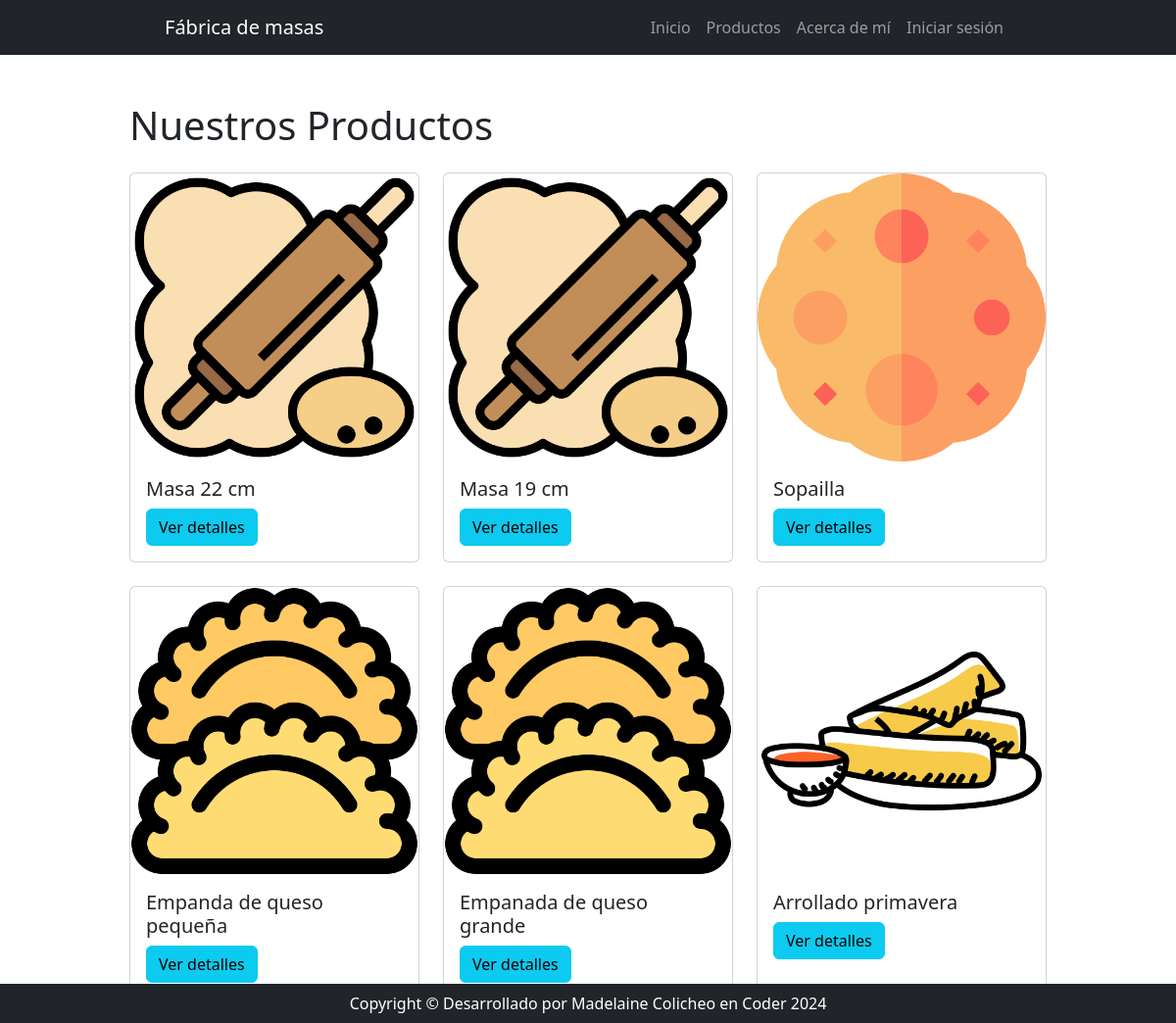
Screenshot of /productos-lista/ with the database file from the repository.
### app/models.py (models this page shows, shortened)
class Producto(models.Model):
    nombre = models.CharField(max_length=100)
    descripcion = models.TextField()
    categoria = models.ForeignKey(Categoria, on_delete=models.CASCADE)
    precio = models.DecimalField(max_digits=10, decimal_places=2)
    imagen = models.ImageField(upload_to='productos/')
    disponibilidad = models.BooleanField(default=True)

### app/views.py (the view)
# urls.py: path('productos-lista/', views.productos, name='productos-lista'),  # URL para la vista de productos
def productos(request):
    productos = Producto.objects.all()
    return render(request, 'app/productos.html', {'productos': productos})

### app/templates/app/productos.html (shortened to what this page needs)
{% load static %}
<!DOCTYPE html>
<html lang="es">
<head>
    <link href="https://cdn.jsdelivr.net/npm/bootstrap@5.2.3/dist/css/bootstrap.min.css" rel="stylesheet">
    <link href="{% static 'core/css/styles.css' %}" rel="stylesheet">
</head>
<body>
    {% include 'app/componentes/navbar.html' %}
    <div class="container mt-5">
        <h1 class="mb-4">Nuestros Productos</h1>
        {% if productos %}
        <div class="row">
            {% for producto in productos %}
            <div class="col-md-4 mb-4">
                <div class="card h-100">
                    <img src="{{ producto.imagen.url }}" class="card-img-top" alt="{{ producto.nombre }}">
                    <div class="card-body">
                        <h5 class="card-title">{{ producto.nombre }}</h5>
                        <a href="{% url 'app:producto_detalle' producto.id %}" class="btn btn-info">Ver detalles</a>
                    </div>
                </div>
            </div>
            {% endfor %}
        </div>
        {% else %}
        <p>No hay productos disponibles en este momento.</p>
        {% endif %}
    </div>
    {% include 'app/componentes/footer.html' %}
</body>
</html>

### rows the page displays
Producto: imagen (picture), nombre "Masa 22 cm"
Producto: imagen (picture), nombre "Masa 19 cm"
Producto: imagen (picture), nombre "Sopailla"
Producto: imagen (picture), nombre "Empanda de queso pequeña"
Producto: imagen (picture), nombre "Empanada de queso grande"
Producto: imagen (picture), nombre "Arrollado primavera"
